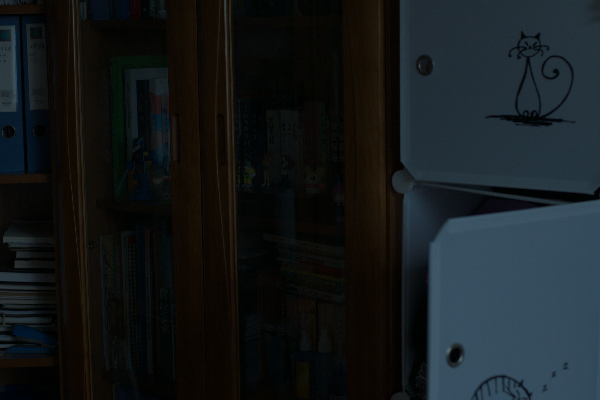
#> input picture origin/00001.png, 600 x 400 px; its folder holds only this picture in this run
$ python evafunc.py
#> lines starting #> are read from the running program, lines starting #| are printed output that depends on the picture
# std
import os
import argparse
from argparse import RawTextHelpFormatter
# 3p
import cv2
import numpy as np
from skimage.metrics import peak_signal_noise_ratio as psnr
from skimage.metrics import structural_similarity as ssim


def calculate(folder_o, folder_p):
#> called with folder_o = './origin', folder_p = './proccessed'
    count = 0
    ssim_values = []
    psnr_values = []

    for filename_o in os.listdir(folder_o):
        if filename_o.endswith(('.jpg', '.jpeg', '.png')):
            filepath_o = os.path.join(folder_o, filename_o)

            # filename_p may be different from filename_o.
            filename_p = filename_o
            filepath_p = os.path.join(folder_p, filename_p)

            if os.path.isfile(filepath_p):
                img_o = cv2.imread(filepath_o)
#> img_o is the input picture: shape (400, 600, 3); mean B, G, R 27.9, 25.8, 21
                img_p = cv2.imread(filepath_p)

                # Calculate PSNR
                #mse = np.mean((img_o - img_p) ** 2)
                #psnr_value = 10 * np.log10((255 ** 2) / mse)
                psnr_value = psnr(img_o, img_p)
#> psnr_value = inf
                psnr_values.append(psnr_value)

                # Calculate SSIM
                #ssim_value = ssim(img_o, img_p)
                ssim_channels = []
                for channel in range(3):
                    channel_o = img_o[:, :, channel]
                    channel_p = img_p[:, :, channel]
                    ssim_channel = ssim(channel_o, channel_p)
                    ssim_channels.append(ssim_channel)
#> this loop made 3 passes
#> pass 1, in calculate, `channel_o = img_o[:, :, channel]`:
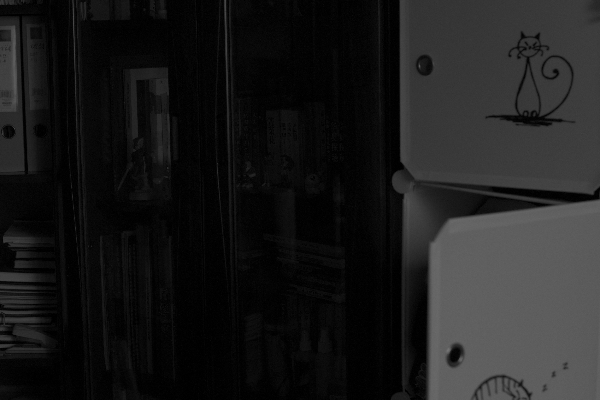
#> channel_o: shape (400, 600); min 0, max 116, mean 27.9
#> pass 3, in calculate, `channel_o = img_o[:, :, channel]`:
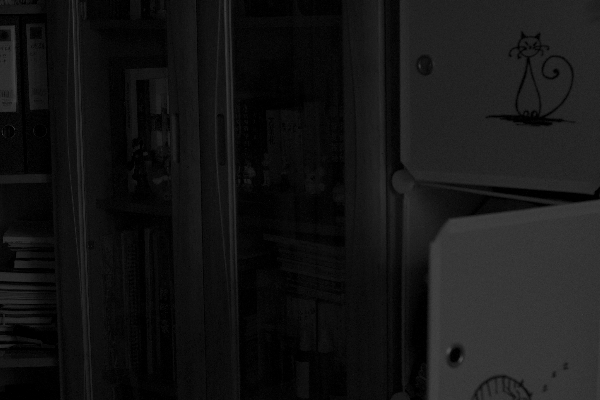
#> channel_o: shape (400, 600); min 0, max 80, mean 21
#> after the loop, ssim_channels = [1, 1, 1]

                ssim_value = np.mean(ssim_channels)
#> ssim_value = 1
                ssim_values.append(ssim_value)

                count = count + 1
                print(count, '\t PSNR: ', psnr_value, '\t SSIM: ', ssim_value, '\t')
#| 1 	 PSNR:  inf 	 SSIM:  1.0


    mean_psnr = np.mean(psnr_values)
#> mean_psnr = inf
    mean_ssim = np.mean(ssim_values)
#> mean_ssim = 1

    return mean_psnr, mean_ssim

if __name__ == "__main__":
    parser = argparse.ArgumentParser(
        description="Python code for PSNR, SSIM",
        formatter_class=RawTextHelpFormatter
    )
    parser.add_argument("-o", '--origin', default='./origin', type=str,
                        help="folder path to original images or ground truth.")
    parser.add_argument("-p", '--proccessed', default='./proccessed', type=str,
                        help="folder path to proccessed images.")

    args = parser.parse_args()

    mean_psnr, mean_ssim = calculate(args.origin, args.proccessed)
#> mean_psnr = inf; mean_ssim = 1

    print('Average SSIM:', mean_ssim)
#| Average SSIM: 1.0
    print('Average PSNR:', mean_psnr)
#| Average PSNR: inf

$ run again, on origin/0018.png
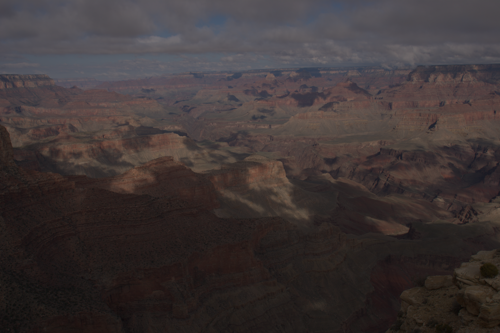
#> input picture origin/0018.png, 500 x 333 px
#> in calculate, img_o is the input picture: shape (333, 500, 3); mean B, G, R 54.3, 54.1, 62
#> psnr_value = inf
#> the loop in calculate, `for channel in range(3):` made 3 passes
#> pass 1, in calculate, `channel_o = img_o[:, :, channel]`:
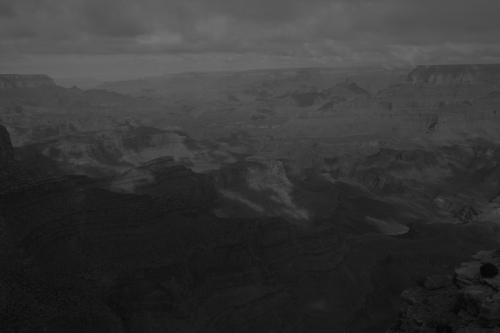
#> channel_o: shape (333, 500); min 6, max 116, mean 54.3
#> pass 3, in calculate, `channel_o = img_o[:, :, channel]`:
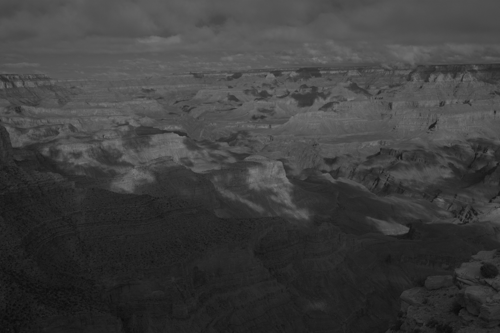
#> channel_o: shape (333, 500); min 10, max 124, mean 62
#> after the loop in calculate, `for channel in range(3):`: ssim_channels = [1, 1, 1]
#> ssim_value = 1
#| 1 	 PSNR:  inf 	 SSIM:  1.0
#> in calculate, `mean_psnr = np.mean(psnr_values)`: mean_psnr = inf
#> in calculate, `mean_ssim = np.mean(ssim_values)`: mean_ssim = 1
#> `mean_psnr, mean_ssim = calculate(args.origin, args.proccessed)`: mean_psnr = inf; mean_ssim = 1
#| Average SSIM: 1.0
#| Average PSNR: inf

$ run again, on origin/0224.png
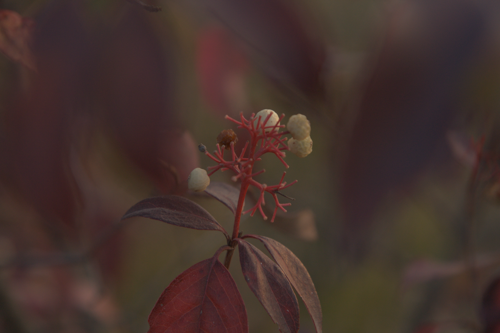
#> input picture origin/0224.png, 500 x 333 px
#> in calculate, img_o is the input picture: shape (333, 500, 3); mean B, G, R 44.9, 50, 68
#> psnr_value = inf
#> the loop in calculate, `for channel in range(3):` made 3 passes
#> pass 1, in calculate, `channel_o = img_o[:, :, channel]`:
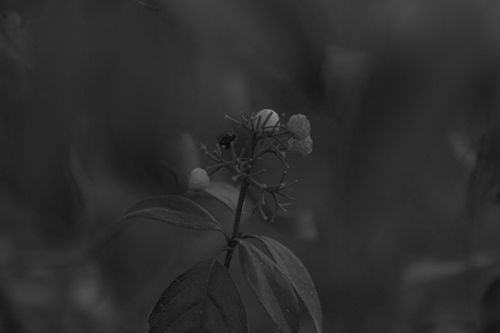
#> channel_o: shape (333, 500); min 6, max 150, mean 44.9
#> pass 3, in calculate, `channel_o = img_o[:, :, channel]`:
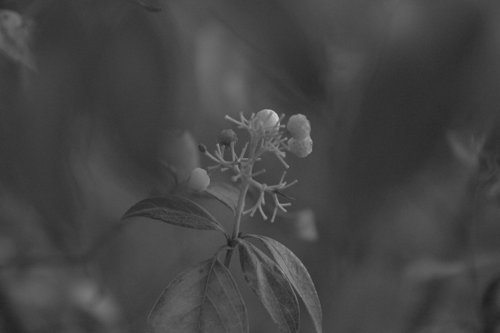
#> channel_o: shape (333, 500); min 27, max 203, mean 68
#> after the loop in calculate, `for channel in range(3):`: ssim_channels = [1, 1, 1]
#> ssim_value = 1
#| 1 	 PSNR:  inf 	 SSIM:  1.0
#> in calculate, `mean_psnr = np.mean(psnr_values)`: mean_psnr = inf
#> in calculate, `mean_ssim = np.mean(ssim_values)`: mean_ssim = 1
#> `mean_psnr, mean_ssim = calculate(args.origin, args.proccessed)`: mean_psnr = inf; mean_ssim = 1
#| Average SSIM: 1.0
#| Average PSNR: inf

$ run again, on origin/0245.png
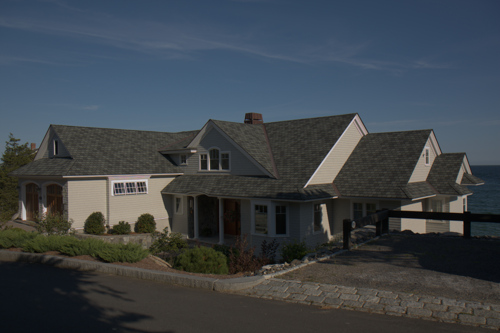
#> input picture origin/0245.png, 500 x 333 px
#> in calculate, img_o is the input picture: shape (333, 500, 3); mean B, G, R 74.7, 69, 62.4
#> psnr_value = inf
#> the loop in calculate, `for channel in range(3):` made 3 passes
#> pass 1, in calculate, `channel_o = img_o[:, :, channel]`:
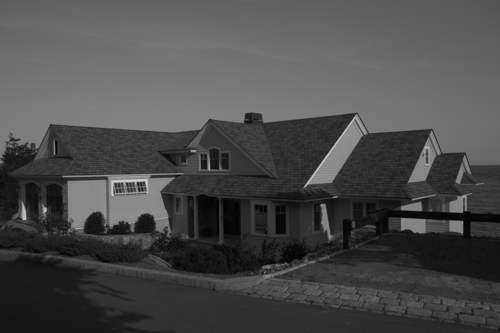
#> channel_o: shape (333, 500); min 2, max 213, mean 74.7
#> pass 3, in calculate, `channel_o = img_o[:, :, channel]`:
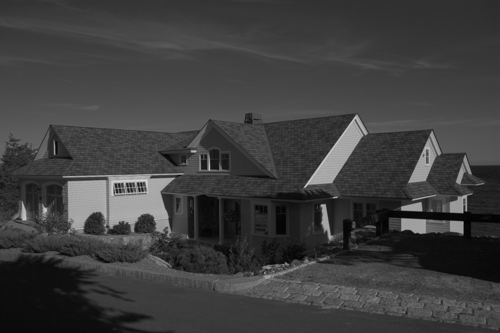
#> channel_o: shape (333, 500); min 1, max 212, mean 62.4
#> after the loop in calculate, `for channel in range(3):`: ssim_channels = [1, 1, 1]
#> ssim_value = 1
#| 1 	 PSNR:  inf 	 SSIM:  1.0
#> in calculate, `mean_psnr = np.mean(psnr_values)`: mean_psnr = inf
#> in calculate, `mean_ssim = np.mean(ssim_values)`: mean_ssim = 1
#> `mean_psnr, mean_ssim = calculate(args.origin, args.proccessed)`: mean_psnr = inf; mean_ssim = 1
#| Average SSIM: 1.0
#| Average PSNR: inf

$ run again, on origin/00051.png
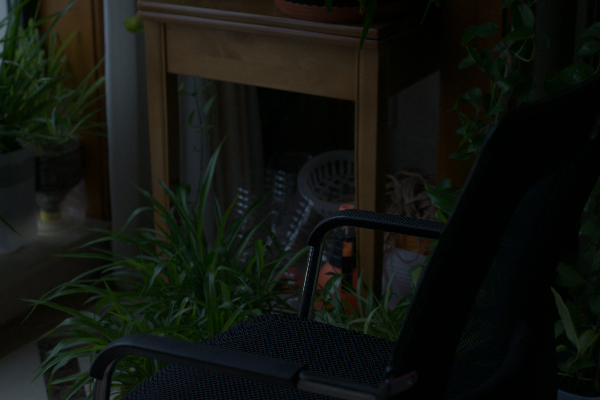
#> input picture origin/00051.png, 600 x 400 px
#> in calculate, img_o is the input picture: shape (400, 600, 3); mean B, G, R 14.7, 19.7, 17
#> psnr_value = inf
#> the loop in calculate, `for channel in range(3):` made 3 passes
#> pass 1, in calculate, `channel_o = img_o[:, :, channel]`:
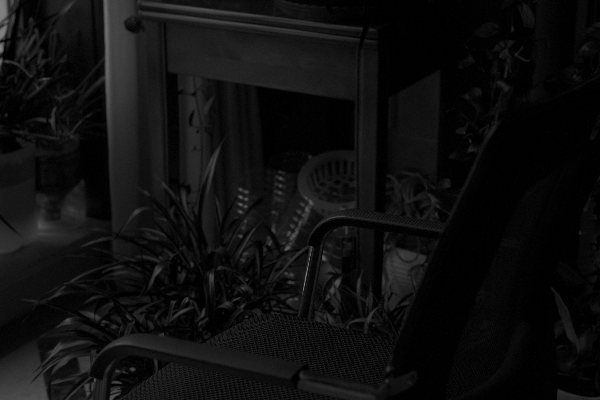
#> channel_o: shape (400, 600); min 0, max 133, mean 14.7
#> pass 2, in calculate, `channel_o = img_o[:, :, channel]`:
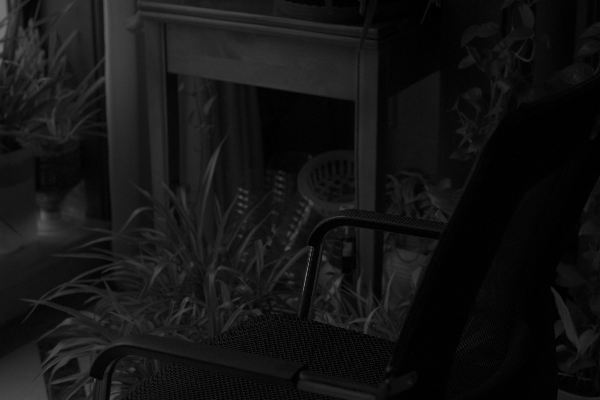
#> channel_o: shape (400, 600); min 0, max 116, mean 19.7
#> after the loop in calculate, `for channel in range(3):`: ssim_channels = [1, 1, 1]
#> ssim_value = 1
#| 1 	 PSNR:  inf 	 SSIM:  1.0
#> in calculate, `mean_psnr = np.mean(psnr_values)`: mean_psnr = inf
#> in calculate, `mean_ssim = np.mean(ssim_values)`: mean_ssim = 1
#> `mean_psnr, mean_ssim = calculate(args.origin, args.proccessed)`: mean_psnr = inf; mean_ssim = 1
#| Average SSIM: 1.0
#| Average PSNR: inf
